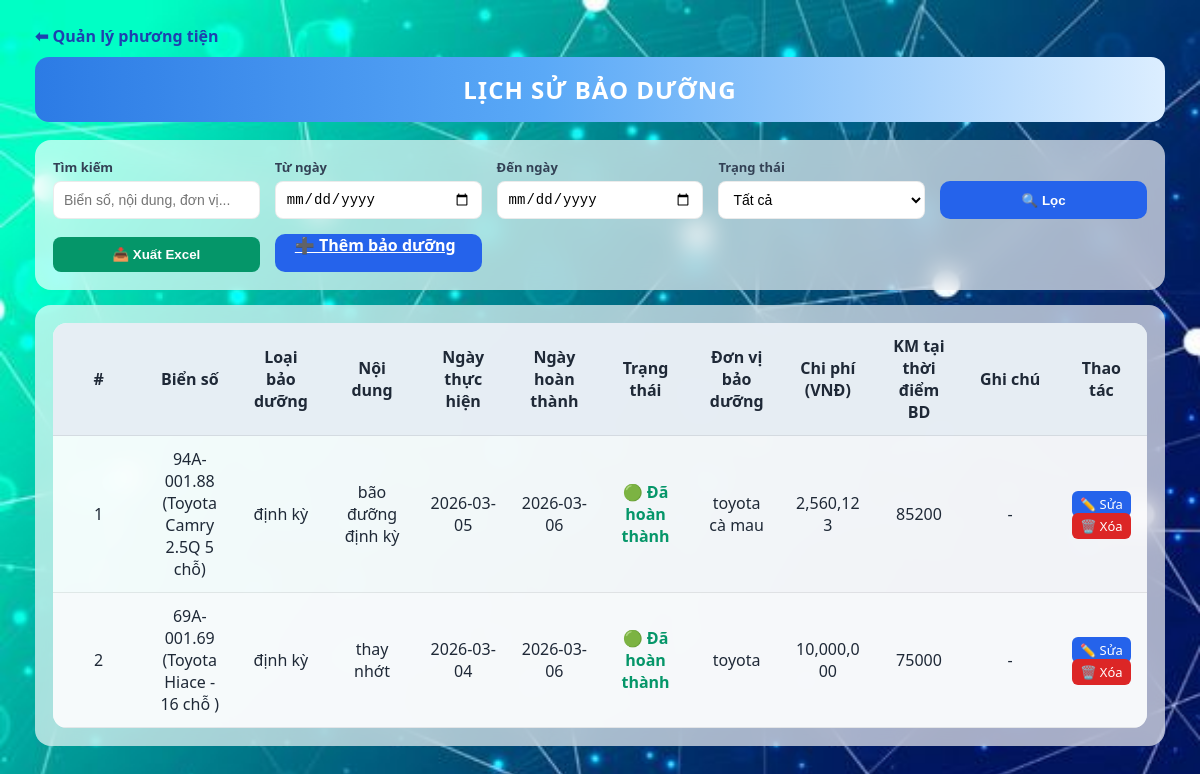
The app's page /lich-su-bao-duong (signed in) with its own data.
### tables this page shows
CREATE TABLE bao_duong (
    id INTEGER PRIMARY KEY AUTOINCREMENT,
    vehicle_id INTEGER NOT NULL,
    loai TEXT,
    noi_dung TEXT,
    ngay_thuc_hien DATE,
    ngay_hoan_thanh DATE,
    trang_thai TEXT,
    don_vi TEXT,
    chi_phi REAL
, km_tai_thoi_diem INTEGER DEFAULT 0, ghi_chu TEXT);

CREATE TABLE vehicles (
  id INTEGER PRIMARY KEY AUTOINCREMENT,
  plate TEXT,
  status INTEGER,
  driver_id INTEGER
, start_time TEXT, end_time TEXT, work_content TEXT, brand TEXT, year INTEGER, km INTEGER, fuel_norm REAL, last_maintenance_km INTEGER DEFAULT 0, maintenance_cycle INTEGER DEFAULT 5000, ngay_het_han_dang_kiem DATE, requester TEXT);

### app.py (the view, shortened to what this page needs)
@app.route("/lich-su-bao-duong")
@login_required
def lich_su_bao_duong():
    con = db()
    search = request.args.get("search", "")
    tu_ngay = request.args.get("tu_ngay")
    den_ngay = request.args.get("den_ngay")
    sql = """
        SELECT bd.*, v.plate
        FROM bao_duong bd
        JOIN vehicles v ON bd.vehicle_id = v.id
        WHERE 1=1
    """
    params = []
    if search:
        sql += " AND (v.plate LIKE ? OR bd.noi_dung LIKE ?)"
        params += [f"%{search}%", f"%{search}%"]
    if tu_ngay:
        sql += " AND bd.ngay_thuc_hien >= ?"
        params.append(tu_ngay)
    if den_ngay:
        sql += " AND bd.ngay_thuc_hien <= ?"
        params.append(den_ngay)
    sql += " ORDER BY bd.ngay_thuc_hien DESC"
    data = con.execute(sql, params).fetchall()
    con.close()
    return render_template(
        "lich_su_bao_duong.html",
        danh_sach=data
    )

### app.py (called while the page is built)
def db():
    con = sqlite3.connect(
        "fleet.db",
        timeout=30,
        check_same_thread=False
    )
    con.row_factory = sqlite3.Row
    con.execute("PRAGMA journal_mode=WAL;")
    con.execute("PRAGMA synchronous=NORMAL;")
    return con

@app.before_request
def auto_session_timeout():
    session.permanent = True
    now = int(time.time())
    if "last_activity" in session:
        elapsed = now - session["last_activity"]
        if elapsed > 900:
            session.clear()
            return redirect("/login")
    session["last_activity"] = now

def login_required(f):
    @wraps(f)
    def decorated(*args, **kwargs):
        if "user_id" not in session:
            return redirect("/login")
        return f(*args, **kwargs)
    return decorated

### templates/lich_su_bao_duong.html (shortened to what this page needs)
<!DOCTYPE html>
<html lang="vi">
<head>
<link rel="stylesheet" href="/static/style.css">
</head>
<body>
<div class="overlay">
<a href="/quan-ly-xe-menu" class="back-link">⬅ Quản lý phương tiện</a>
<div class="header">
    <h2>LỊCH SỬ BẢO DƯỠNG</h2>
</div>
<div class="card">
<form method="get">
<div class="filter-bar">
    <div class="filter-group">
        <label>Tìm kiếm</label>
        <input type="text" name="search"
               placeholder="Biển số, nội dung, đơn vị...">
    </div>
    <div class="filter-group">
        <label>Từ ngày</label>
        <input type="date" name="tu_ngay">
    </div>
    <div class="filter-group">
        <label>Đến ngày</label>
        <input type="date" name="den_ngay">
    </div>
    <div class="filter-group">
        <label>Trạng thái</label>
        <select name="status">
            <option value="">Tất cả</option>
        </select>
    </div>
    <button type="submit" class="filter-btn">
    🔍 Lọc
</button>
<button type="submit"
        name="export"
        value="excel"
        class="excel-btn">
    📥 Xuất Excel
</button>
<a href="/them-bao-duong" class="btn-add">
    ➕ Thêm bảo dưỡng
</a>
</div>
</form>
</div>
<div class="card">
<table>
<thead>
<tr>
    <th>#</th>
    <th>Biển số</th>
    <th>Loại bảo dưỡng</th>
    <th>Nội dung</th>
    <th>Ngày thực hiện</th>
    <th>Ngày hoàn thành</th>
    <th>Trạng thái</th>
    <th>Đơn vị bảo dưỡng</th>
    <th>Chi phí (VNĐ)</th>
    <th>KM tại thời điểm BD</th>
    <th>Ghi chú</th>
    <th>Thao tác</th>
</tr>
</thead>
<tbody>
{% for r in danh_sach %}
<tr>
    <td>{{ loop.index }}</td>
    <td>{{ r.plate }}</td>
    <td>{{ r.loai }}</td>
    <td>{{ r.noi_dung }}</td>
    <td>{{ r.ngay_thuc_hien }}</td>
    <td>{{ r.ngay_hoan_thanh or "-" }}</td>
    <td>
        {% if r.trang_thai == "hoan_thanh" %}
            <span class="status-on">🟢 Đã hoàn thành</span>
        {% else %}
            <span style="color:#2563EB;font-weight:600;">🔵 Đang bảo dưỡng</span>
        {% endif %}
    </td>
    <td>{{ r.don_vi }}</td>
    <td>
    {% if r.chi_phi %}
        {{ "{:,.0f}".format(r.chi_phi) }}
    {% else %}
        -
    {% endif %}
</td>
    <td>{{ r.km_tai_thoi_diem or "-" }}</td>
    <td>{{ r.ghi_chu or "-" }}</td>
<td>
    <a href="/sua-bao-duong/{{ r.id }}" class="btn-edit">✏️ Sửa</a>
    <a href="/xoa-bao-duong/{{ r.id }}"
       class="btn-delete"
       onclick="return confirm('Xác nhận xóa dữ liệu này?')">
       🗑️ Xóa
    </a>
</td>
</tr>
{% endfor %}
</tbody>
</table>
</div>
</div>
</body>
</html>

### static/style.css (style rules this page uses)
:root { --primary:#2563EB; --primary-light:#3B82F6; --danger:#DC2626; --warning:#F59E0B; --success:#059669; --gray:#64748B; --border:rgba(0,0,0,0.08); --card-bg:rgba(255,255,255,0.65); }
* { box-sizing:border-box; }
body { font-family:"Segoe UI",Arial,sans-serif; background-image:url("/static/10.jpg"); background-size:cover; background-attachment:fixed; margin:0; color:#1F2937; }
.overlay { padding:25px 35px; }
.header { background:linear-gradient(90deg,#2C7BE5 0%,#5AA9F7 45%,#DCEEFF 100%); border-radius:14px; padding:16px; text-align:center; margin-bottom:18px; }
.header h1, .header h2 { margin:0; color:#fff; letter-spacing:1px; }
.card { background:var(--card-bg); backdrop-filter:blur(12px); border-radius:16px; padding:18px; margin-bottom:15px; }
.back-link { color:#1E40AF; font-weight:600; text-decoration:none; display:inline-block; margin-bottom:10px; }
.form-grid, .filter-bar { display:grid; gap:15px; align-items:end; }
.filter-bar { grid-template-columns:repeat(auto-fit,minmax(180px,1fr)); }
.form-group, .filter-group { display:flex; flex-direction:column; }
label { font-size:13px; font-weight:600; margin-bottom:5px; color:#334155; }
input, select { height:38px; padding:8px 10px; font-size:14px; border-radius:8px; border:1px solid var(--border); background:#fff; transition:0.2s; }
.btn-add, .filter-btn { height:38px; padding:0 20px; border:none; border-radius:10px; background:var(--primary); color:#fff; font-weight:600; cursor:pointer; transition:0.2s; }
table { width:100%; border-collapse:separate; border-spacing:0; background:rgba(255,255,255,0.85); border-radius:14px; overflow:hidden; table-layout:fixed; }
th { background:rgba(230,238,244,0.95); padding:12px; font-weight:600; text-align:center; border-bottom:1px solid var(--border); }
td { padding:12px; text-align:center; border-bottom:1px solid var(--border); vertical-align:middle; word-break:break-word; }
tbody tr:nth-child(even) { background:rgba(248,250,252,0.8); }
.status-on { color:var(--success); font-weight:600; }
.btn-edit { background:var(--warning); color:#fff; }
.btn-edit { background:#2563EB; color:white; padding:4px 8px; border-radius:6px; text-decoration:none; font-size:13px; }
.btn-delete { background:#DC2626; color:white; padding:4px 8px; border-radius:6px; text-decoration:none; font-size:13px; }
.excel-btn { background: #059669; color: white; border: none; padding: 10px 16px; border-radius: 8px; font-weight: 600; cursor: pointer; transition: 0.2s; }

### records on screen
bao_duong: plate "94A-001.88 (Toyota Camry 2.5Q 5 chỗ)", loai "định kỳ", noi_dung "bão đưỡng định kỳ", ngay_thuc_hien "2026-03-05", ngay_hoan_thanh "2026-03-06", trang_thai "🟢 Đã hoàn thành", don_vi "toyota cà mau", chi_phi "2,560,123", km_tai_thoi_diem "85200", ghi_chu "-"
bao_duong: plate "69A-001.69 (Toyota Hiace - 16 chỗ )", loai "định kỳ", noi_dung "thay nhớt", ngay_thuc_hien "2026-03-04", ngay_hoan_thanh "2026-03-06", trang_thai "🟢 Đã hoàn thành", don_vi "toyota", chi_phi "10,000,000", km_tai_thoi_diem "75000", ghi_chu "-"
